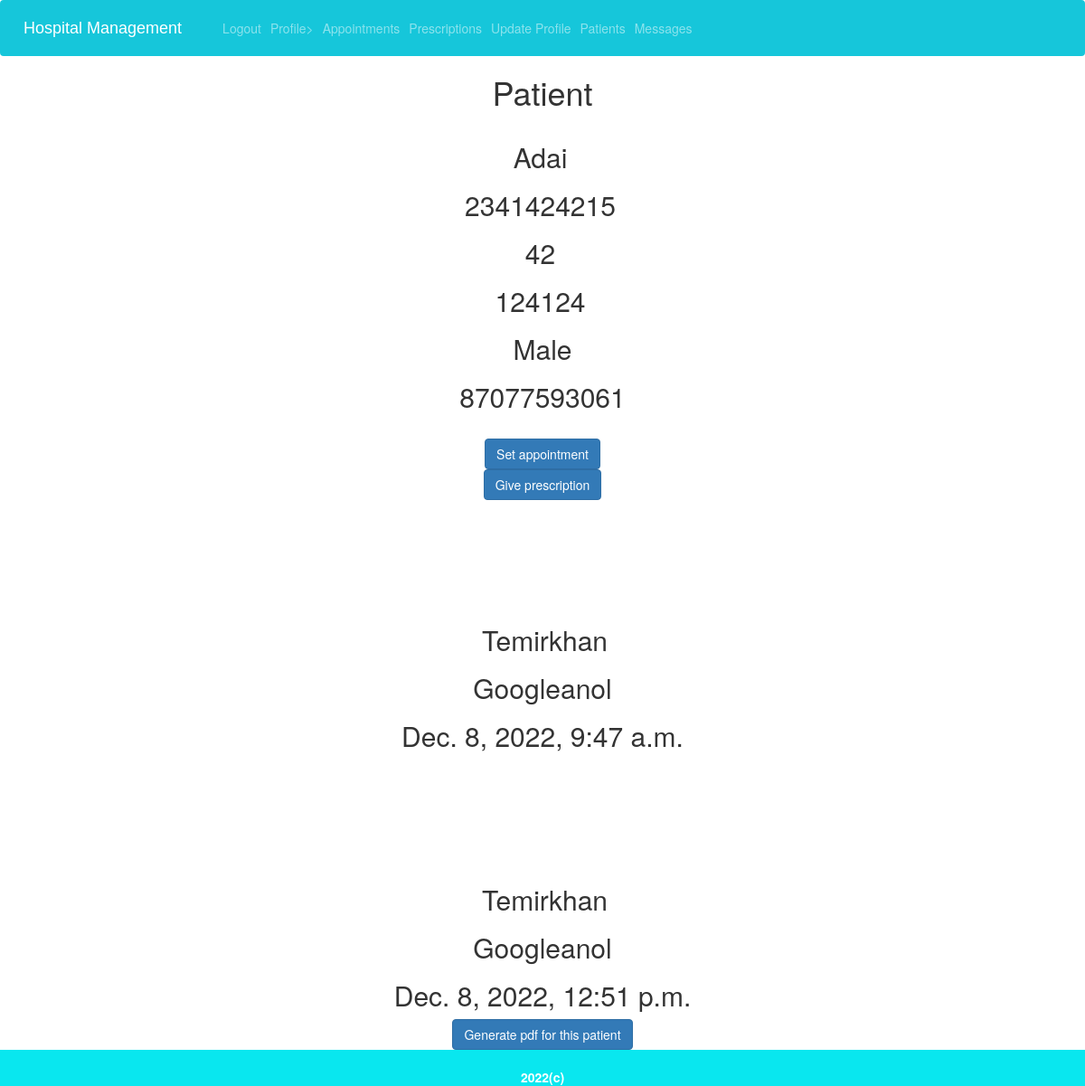
Screenshot of /accounts/list_patients/3 (signed in) with the database file from the repository.
### accounts/models.py (models this page shows, shortened)
class Patient(models.Model):
    user = models.ForeignKey(User,on_delete=models.CASCADE)
    pid=models.AutoField(primary_key=True)
    phone=models.CharField(max_length=10)
    age=models.CharField(max_length=3)
    gender=models.CharField(max_length=10)
    address=models.CharField(max_length=100)
    casepaper=models.CharField(max_length=10)
    government_id=models.CharField("1",max_length=10)
    caregiver=models.CharField("88005553535",max_length=10)
    otp=models.CharField(max_length=6)
    image=models.ImageField(default='default.jpg',upload_to='med_report')

class Doctor(models.Model):
    user = models.ForeignKey(User,on_delete=models.CASCADE)
    did=models.AutoField(primary_key=True)
    phone=models.CharField(max_length=10)
    age=models.CharField(max_length=3)
    gender=models.CharField(max_length=10)
    Department=models.CharField(max_length=20)
    attendance=models.CharField(max_length=10)
    status=models.CharField(max_length=15)
    salary=models.CharField(max_length=10)
    otp=models.CharField(max_length=6)
    def __str__(self):
        return f'{self.user.first_name}'

### prescriptions/models.py (models this page shows, shortened)
class Prescription(models.Model):
    prid=models.AutoField(primary_key=True)
    patient=models.ForeignKey(Patient,on_delete=models.CASCADE)
    doctor=models.ForeignKey(Doctor,on_delete=models.CASCADE)
    prescription=models.TextField()
    disease=models.CharField(max_length=25)
    date=models.DateTimeField(default=timezone.now)

### accounts/views.py (the view)
# urls.py: path('list_patients/<int:pk>',views.patient_detail,name='pat_detail'),
@login_required
def patient_detail(request, pk):
    pro=Patient.objects.filter(pid=pk).first()
    pres = Prescription.objects.filter(patient = pro)
    c={'pat':pro, 'pres' :pres}
    return render(request,'accounts/patient_detail.html',c)

### accounts/templates/accounts/patient_detail.html (shortened to what this page needs)
{% extends "home/base.html" %}
{% load static %}
{% block content %}
<center>
    <h1 class="mb-3">Patient</h1>
        <article class="media content-section">
          <div class="media-body">
            <div class="article-metadata">
             <h2><a class="mr-2"  > {{pat.user.first_name}} </a></h2>
             <h2><a class="mr-2"  > {{pat.phone}} </a></h2>
             <h2><a class="mr-2"  > {{ pat.age }} </a></h2>
             <h2><a class="mr-2"  > {{pat.government_id}} </a></h2>
            </div>
            <h2><a class="article-title" >{{pat.gender}} </a></h2>
            <h2><a class="article-content">{{ pat.caregiver }}</a></h2>
          </div>
        </article>
        <br>
        <a class="btn btn-primary" href="{% url 'setapt_pat' pat.pid %}" role="button">Set appointment</a>
        <br>
        <a class="btn btn-primary" href="{% url 'addpres_pat' pat.pid %}" role="button">Give prescription</a>
    {% for pre in pres %}
    <article class="media content-section">
      <div class="media-body">
        <div class="article-metadata">
         <h2><a class="mr-2" {{pre.prid}} </a></h2>
        </div>
        <h2><a class="article-title"  >{{ pre.doctor  }} </a></h2>
        <h2><a class="article-title"  >{{ pre.prescription  }} </a></h2>
        <h2><a class="article-title"  >{{ pre.date  }} </a></h2>
      </div>
    </article>
{% endfor %}
<a class="btn btn-primary" href="{% url 'generate_pdf' pat.pid %}" role="button">Generate pdf for this patient</a>
</center>
{% endblock content %}

### rows the page displays
Patient: user.first_name "Adai", phone "2341424215", age "42", government_id "124124", gender "Male", caregiver "87077593061"
Prescription: doctor "Temirkhan", prescription "Googleanol", date "Dec. 8, 2022, 9:47 a.m."
Prescription: doctor "Temirkhan", prescription "Googleanol", date "Dec. 8, 2022, 12:51 p.m."
